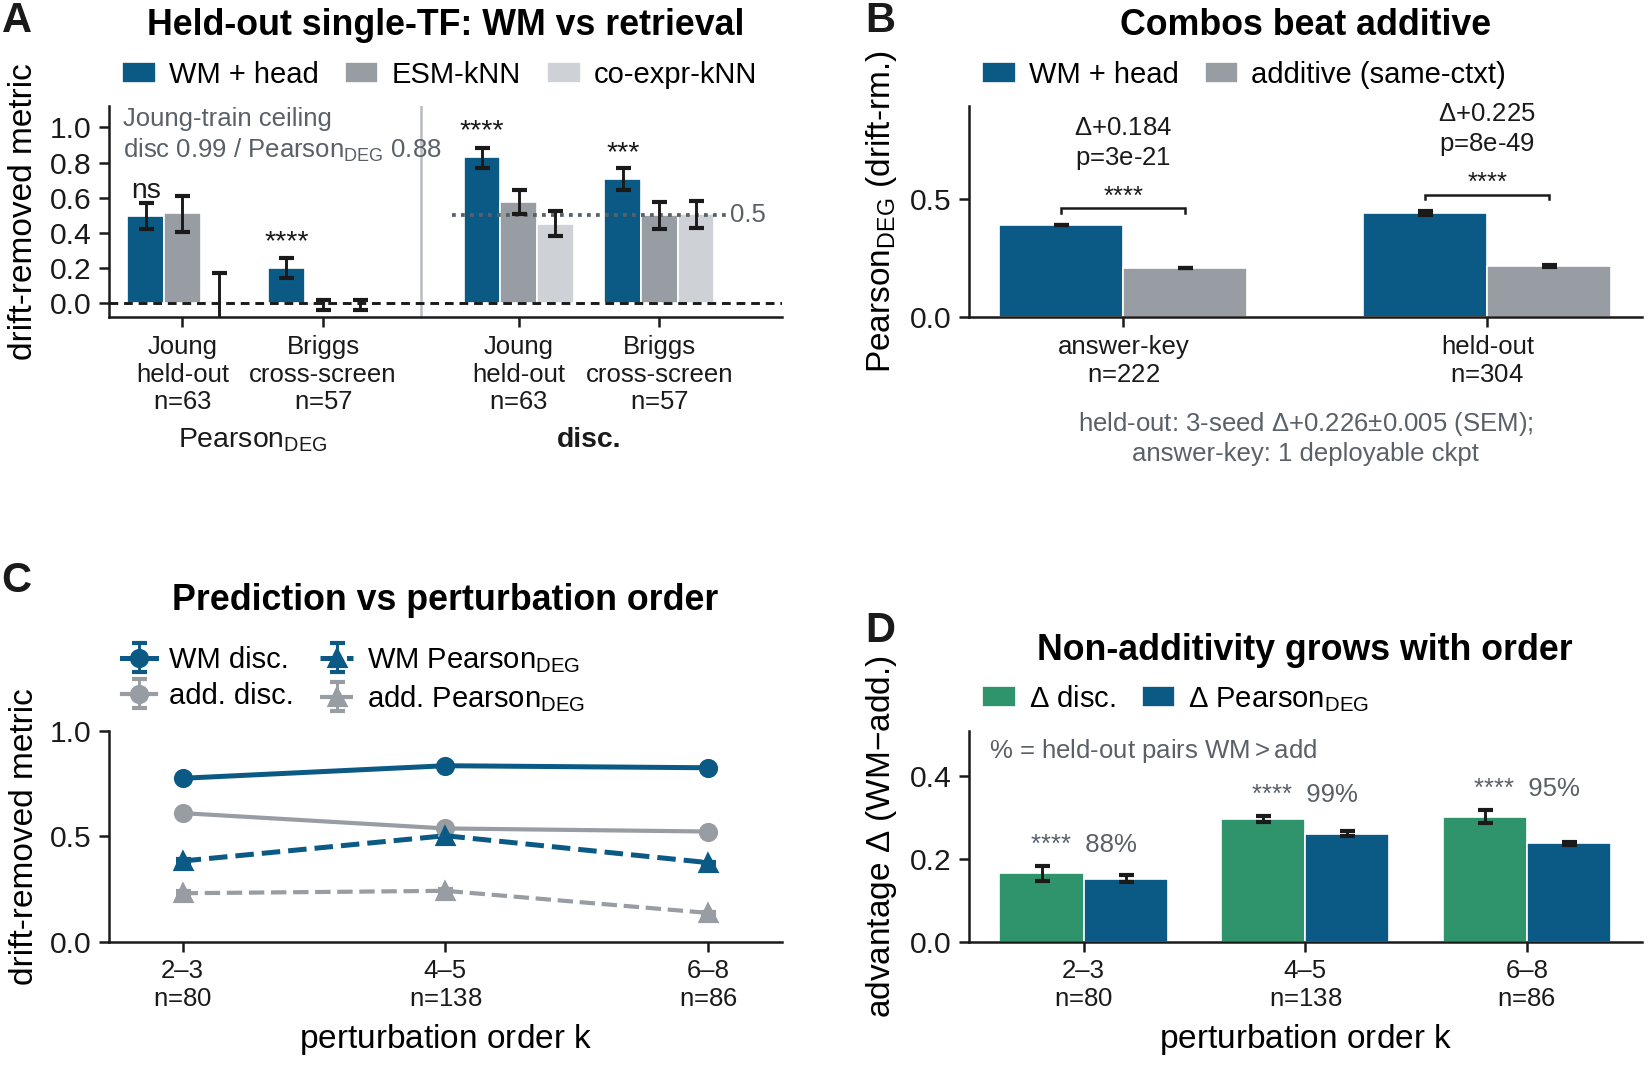

This figure's Python source:
"""Fig 3 — Held-out perturbation prediction beats a fair additive baseline (panel figure, vector PDF).

All numbers read LIVE from the consolidated WM-eval JSONs (drift-removed, same-context additive).
ERROR BARS = SEM over the 3 held-out-split WM seeds (co8 / co8_s2 / co8_s3), ddof=1. Sample sizes (n =
number of held-out perturbations) are annotated on every panel. Metric = drift-removed disc / Pearson_DEG.

Checkpoints:
  - jb_prod_wm       = deployable prod WM (train_frac=1.0); its only held-out multi-TF set = the 222
                       Briggs answer-key combos (single deployable checkpoint -> no seed band on that bar).
  - jb_ft_replay_co8 (+ s2/s3) = the held-out-SPLIT model, 3 seeds -> all held-out claims + error bars.

Layout: 2 x 2 constrained-layout grid at exactly ps.TEXTWIDTH_IN.  Every legend is parked
ABOVE its axes (under the panel title) and every provenance caption sits BELOW its axes via
ps.note, so no text is ever drawn on a bar, a line or another label.  Panel letters come from
ps.label_axes, which measures each axes' tight bbox post-layout.
Run:  cd paper/figures && python fig2_prediction.py
"""
import os, json
import numpy as np
import matplotlib.pyplot as plt
from scipy.stats import wilcoxon
import paperstyle as ps

CANON = "/home/sgoudarzi/scCausalRL/experiments/exp20_load_bearing/results/briggs/canon"
LIVE = os.path.isdir(CANON)
J = lambda f: json.load(open(os.path.join(CANON, f)))["groups"]
HO_SEEDS = ["consolidated_jb_ft_replay_co8.json",
            "consolidated_jb_ft_replay_co8_s2.json",
            "consolidated_jb_ft_replay_co8_s3.json"]
PROD = J("consolidated_jb_prod_wm.json") if LIVE else None
HO = J("consolidated_jb_ft_replay_co8.json") if LIVE else None
_GCACHE = {f: J(f) for f in HO_SEEDS} if LIVE else None
SRC = {"prod": PROD, "ho": HO}

# Verbatim mirror of the quantities the four panels draw out of
# consolidated_jb_prod_wm.json and consolidated_jb_ft_replay_co8{,_s2,_s3}.json, recovered
# from the released fig2_prediction.pdf (bar tops / marker centres / error-bar caps read off
# the vector content stream and calibrated against the y-tick geometry, ~1e-5 in data units;
# printed n / Delta / p / % strings taken verbatim from the PDF text layer).  Kept in-file so
# the figure still builds when the results tree is absent -- LIVE data always supersedes it.
_CACHE = {
    # 3-seed (mean, SEM) per group x method x metric.  Cross-check: the panel-D gaps below
    # equal WM - additive of the k-sweep entries to 1e-5.
    "seed_stat": {
        "joung_singles_train":   {"WM+head": {"disc": (0.986268, 0.001651),
                                              "allDEG": (0.876252, 0.003746)}},
        "joung_singles_heldout": {"WM+head": {"disc": (0.796898, 0.026776),
                                              "allDEG": (0.413710, 0.035364)}},
        "briggs_singles":        {"WM+head": {"disc": (0.712830, 0.003880),
                                              "allDEG": (0.196102, 0.002963)}},
        "briggs_combos_held-out_k2-3": {"WM+head": {"disc": (0.775383, 0.004779),
                                                    "allDEG": (0.383294, 0.008616)},
                                        "obs-add": {"disc": (0.610125, 0.012968),
                                                    "allDEG": (0.230542, 0.009688)}},
        "briggs_combos_held-out_k4-5": {"WM+head": {"disc": (0.834811, 0.004090),
                                                    "allDEG": (0.503161, 0.015053)},
                                        "obs-add": {"disc": (0.537565, 0.003087),
                                                    "allDEG": (0.241918, 0.008680)}},
        "briggs_combos_held-out_k6-8": {"WM+head": {"disc": (0.825153, 0.009192),
                                                    "allDEG": (0.375433, 0.005385)},
                                        "obs-add": {"disc": (0.523004, 0.009355),
                                                    "allDEG": (0.137218, 0.006571)}},
        # panel B draws the single-checkpoint bar height (see "value") and only the seed SEM,
        # so the 3-seed mean of this group is not on the page and is not mirrored.
        "briggs_combos_held-out": {"WM+head": {"allDEG": (None, 0.007748)},
                                   "obs-add": {"allDEG": (None, 0.003648)}},
    },
    # 3-seed (mean, SEM) of the per-seed difference WM+head - obs-add (panel D bars; the
    # briggs_combos_held-out row is panel B's caption, printed there as +0.226 +/- 0.005).
    "seed_gap": {
        "briggs_combos_held-out_k2-3": {"disc": (0.165253, 0.017743),
                                        "allDEG": (0.152746, 0.009133)},
        "briggs_combos_held-out_k4-5": {"disc": (0.297243, 0.006573),
                                        "allDEG": (0.261234, 0.006409)},
        "briggs_combos_held-out_k6-8": {"disc": (0.302146, 0.015370),
                                        "allDEG": (0.238216, 0.003191)},
        "briggs_combos_held-out": {"allDEG": (0.226, 0.005)},
    },
    # single-checkpoint drift-removed allDEG (panel B bar heights)
    "value": {
        "prod": {"briggs_combos_answerkey": {"WM+head": 0.391390, "obs-add": 0.207821}},
        "ho":   {"briggs_combos_held-out":  {"WM+head": 0.442328, "obs-add": 0.217391}},
    },
    # paired Wilcoxon summaries, exactly as printed on the released figure
    "paired": {
        "prod": {"briggs_combos_answerkey": {"delta": 0.184, "n": 222, "p": 3e-21}},
        "ho": {"briggs_combos_held-out":      {"delta": 0.225, "n": 304, "p": 8e-49},
               "briggs_combos_held-out_k2-3": {"win": 0.88},
               "briggs_combos_held-out_k4-5": {"win": 0.99},
               "briggs_combos_held-out_k6-8": {"win": 0.95, "p": 3e-15}},
    },
    # n = finite held-out perturbations per group (printed under every x tick)
    "n": {"joung_singles_train": 426, "joung_singles_heldout": 63, "briggs_singles": 57,
          "briggs_combos_held-out_k2-3": 80, "briggs_combos_held-out_k4-5": 138,
          "briggs_combos_held-out_k6-8": 86},
}


def seeds(gkey, method, metric):
    """per-seed scalar across the 3 held-out-split seeds."""
    vs = []
    for f in HO_SEEDS:
        g = _GCACHE[f]
        try: vs.append(float(g[gkey][method][metric]))
        except (KeyError, TypeError): pass
    return np.array(vs, float)


def msem(vs):
    n = len(vs)
    return (vs.mean() if n else np.nan, vs.std(ddof=1) / np.sqrt(n) if n > 1 else 0.0, n)


def nitems(gkey, metric="allDEG", src=HO, method="WM+head"):
    a = np.asarray(src[gkey][method].get(metric + "_items", []), float)
    return int(np.isfinite(a).sum())


def paired(g, metric, m1="WM+head", m2="obs-add"):
    a = np.asarray(g[m1][metric + "_items"], float); b = np.asarray(g[m2][metric + "_items"], float)
    m = np.isfinite(a) & np.isfinite(b); a, b = a[m], b[m]
    p = wilcoxon(a, b).pvalue if len(a) else np.nan
    return (a - b).mean(), int(len(a)), p, float((a > b).mean())


# ---- thin accessors: live results tree first, cached PDF geometry only as a fallback ----
def stat(gkey, method, metric):
    """3-seed (mean, SEM)."""
    if LIVE:
        m, s, _ = msem(seeds(gkey, method, metric)); return m, s
    return _CACHE["seed_stat"][gkey][method][metric]


def gap(gkey, metric):
    """3-seed (mean, SEM) of the per-seed advantage WM+head - obs-add."""
    if LIVE:
        m, s, _ = msem(seeds(gkey, "WM+head", metric) - seeds(gkey, "obs-add", metric))
        return m, s
    return _CACHE["seed_gap"][gkey][metric]


def n_of(gkey):
    return nitems(gkey) if LIVE else _CACHE["n"][gkey]


def value(src, gkey, metric="allDEG"):
    """(WM+head, obs-add) for a single deployable checkpoint."""
    if LIVE:
        g = SRC[src][gkey]; return g["WM+head"][metric], g["obs-add"][metric]
    v = _CACHE["value"][src][gkey]; return v["WM+head"], v["obs-add"]


def pair_stat(src, gkey, metric="allDEG"):
    """dict(delta=, n=, p=, win=) for the paired WM-vs-additive Wilcoxon test."""
    if LIVE:
        d, n, p, w = paired(SRC[src][gkey], metric)
        return dict(delta=d, n=n, p=p, win=w)
    return _CACHE["paired"][src][gkey]


C_WM, C_ADD = ps.METHOD["policy"], ps.METHOD["additive"]
C_DISC, C_DEG = ps.METHOD["oracle"], ps.ACCENT["wm"]
EK = dict(lw=0.7, capsize=1.8, ecolor=ps.INK)
TPAD1 = 17.0        # title pad that clears a ONE-row legend parked above the axes
TPAD2 = 29.0        # ... and a TWO-row legend (panel C has four series)

fig, axes = ps.grid(2, 2, h=3.55, hspace=0.22, wspace=0.10)
axA, axB, axC, axD = axes.ravel()

# ---------------- A: held-out single-TF prediction — WM vs retrieval baselines ----------------
# WM+head vs two model-free retrieval copies (ESM-kNN, co-expr-kNN), ALL scored on the SAME held-out
# single-TF sets with ONE identical drift-removed metric (evaluation/panelA_baselines.py). This is a k=1
# singles readout on that exact set, so WM+head here (Joung-HO allDEG 0.497) is intentionally NOT the
# combo analyses of panels B–D. Error bars = percentile bootstrap 95% CI over the held-out TFs (_items).
PA = json.load(open(os.path.join(os.path.dirname(CANON), "panelA_baselines_co8.json")))["groups"]
C_WMh, C_ESM, C_CX = ps.METHOD["policy"], ps.GREY, ps.GREY_L      # WM (blue) vs retrieval (grey / light grey)
methA = [("WM+head", C_WMh, "WM + head"), ("esm_knn", C_ESM, "ESM-kNN"), ("coexp_knn", C_CX, "co-expr-kNN")]
grpA = [("joung_singles_heldout", "Joung\nheld-out"), ("briggs_singles", "Briggs\ncross-screen")]
nA = [PA[k]["n"] for k, _ in grpA]


def _bootci(items, seed, nb=5000):
    """value + (lower_err, upper_err): 95% percentile bootstrap over the finite held-out TFs."""
    a = np.asarray(items, float); a = a[np.isfinite(a)]
    v = float(a.mean()) if len(a) else np.nan
    if len(a) < 2:
        return v, 0.0, 0.0
    bs = a[np.random.default_rng(seed).integers(0, len(a), size=(nb, len(a)))].mean(1)
    lo, hi = np.percentile(bs, [2.5, 97.5])
    return v, max(v - lo, 0.0), max(hi - v, 0.0)


cx = {("allDEG", 0): 0.0, ("allDEG", 1): 1.15, ("disc", 0): 2.75, ("disc", 1): 3.90}
bw = 0.30; _seed = 0; printA = []
for mi, (mkey, col, mlab) in enumerate(methA):
    for (metric, gi), xc in cx.items():
        gkey = grpA[gi][0]; v = PA[gkey][mkey][metric]
        bv, elo, ehi = _bootci(PA[gkey][mkey]["_items"][metric], _seed); _seed += 1
        axA.bar(xc + (mi - 1) * bw, v, bw, yerr=[[elo], [ehi]], color=col, edgecolor="white",
                linewidth=0.4, error_kw=EK, label=mlab if (metric, gi) == ("allDEG", 0) else None)
        printA.append((metric, grpA[gi][1].replace("\n", " "), mkey, v, bv, elo, ehi))
# paired Wilcoxon star above the WM+head bar: WM+head vs the STRONGEST retrieval baseline,
# over the held-out TFs (same items the bootstrap CI uses). ns if WM does not beat it.
for (_m, _gi), _xc in cx.items():
    _gk = grpA[_gi][0]
    _wm = np.asarray(PA[_gk]["WM+head"]["_items"][_m], float)
    _cands = [(np.nanmean(np.asarray(PA[_gk][mk]["_items"][_m], float)),
               np.asarray(PA[_gk][mk]["_items"][_m], float))
              for mk, *_ in methA if mk != "WM+head"]
    _bl = max(_cands, key=lambda t: t[0])[1]
    if _wm.shape != _bl.shape:
        continue
    _fm = np.isfinite(_wm) & np.isfinite(_bl)
    if _fm.sum() < 2:
        continue
    try:
        _pv = wilcoxon(_wm[_fm], _bl[_fm]).pvalue
    except ValueError:
        continue
    _eh = _bootci(_wm, 999)[2]
    axA.text(_xc - bw, PA[_gk]["WM+head"][_m] + min(_eh, 0.05) + 0.02, ps.stars(_pv),
             ha="center", va="bottom", fontsize=ps.FS["annot"], color=ps.INK)
axA.axhline(0, color=ps.INK, ls=(0, (3, 2)), lw=0.7, zorder=1)                 # allDEG chance = 0
axA.plot([cx[("disc", 0)] - 0.55, cx[("disc", 1)] + 0.55], [0.5, 0.5],         # disc chance = 0.5
         color=ps.INK_SOFT, ls=(0, (1, 1.4)), lw=0.9, zorder=1)
axA.text(cx[("disc", 1)] + 0.58, 0.5, "0.5", ha="left", va="center",
         fontsize=ps.FS["small"], color=ps.INK_SOFT)
axA.axvline(1.95, color=ps.RULE, lw=0.6, zorder=0)                             # allDEG | disc divider
xt = [cx[("allDEG", 0)], cx[("allDEG", 1)], cx[("disc", 0)], cx[("disc", 1)]]
axA.set_xticks(xt)
axA.set_xticklabels([f"{grpA[g][1]}\n$n$={nA[g]}" for g in (0, 1, 0, 1)], fontsize=ps.FS["small"])
tr = axA.get_xaxis_transform()
axA.text(0.575, -0.52, "$\\mathrm{Pearson}_{\\mathrm{DEG}}$", transform=tr, ha="center", va="top",
         fontsize=ps.FS["annot"], fontweight="bold", color=ps.INK)
axA.text(3.325, -0.52, "disc.", transform=tr, ha="center", va="top",
         fontsize=ps.FS["annot"], fontweight="bold", color=ps.INK)
_cd, _ca = stat("joung_singles_train", "WM+head", "disc")[0], stat("joung_singles_train", "WM+head", "allDEG")[0]
axA.text(0.02, 0.995, "Joung-train ceiling\ndisc %.2f / $\\mathrm{Pearson}_{\\mathrm{DEG}}$ %.2f" % (_cd, _ca),
         transform=axA.transAxes, ha="left", va="top", fontsize=ps.FS["small"],
         color=ps.INK_SOFT, linespacing=1.25)
axA.set_ylabel("drift-removed metric")
axA.set_xlim(-0.6, 4.9); axA.set_ylim(-0.08, 1.12); axA.set_yticks(np.arange(0, 1.01, 0.2))
ps.legend_above(axA, ncol=3)
axA.set_title("Held-out single-TF: WM vs retrieval", pad=TPAD1)
ps.tidy(axA)
print("[A] metric | set | method | plotted(v) | boot-mean | -CI/+CI  (v must match JSON)")
for _m, _s, _k, _v, _bv, _lo, _hi in printA:
    print("    %-6s %-13s %-10s v=%+.3f boot=%+.3f  -%.3f/+%.3f" % (_m, _s, _k, _v, _bv, _lo, _hi))

# ---------------- B: held-out combos beat additive ----------------
pA_ = pair_stat("prod", "briggs_combos_answerkey")
pH_ = pair_stat("ho", "briggs_combos_held-out")
d3m, d3s = gap("briggs_combos_held-out", "allDEG")
# per-set bars: WM vs additive; WM held-out gets 3-seed SEM, answer-key single-ckpt
setsB = [("answer-key\n$n$=%d" % pA_["n"], value("prod", "briggs_combos_answerkey"),
          pA_["delta"], pA_["p"], 0.0, 0.0),
         ("held-out\n$n$=%d" % pH_["n"], value("ho", "briggs_combos_held-out"),
          pH_["delta"], pH_["p"],
          stat("briggs_combos_held-out", "WM+head", "allDEG")[1],
          stat("briggs_combos_held-out", "obs-add", "allDEG")[1])]
x = np.arange(len(setsB)); bw = 0.34
capB = 0.0
for xi, (lbl, (wm, add), dlt, pv, wsem, asem) in enumerate(setsB):
    axB.bar(xi - bw / 2, wm, bw, yerr=wsem, color=C_WM, edgecolor="white", linewidth=0.4,
            error_kw=EK, label="WM + head" if xi == 0 else None)
    axB.bar(xi + bw / 2, add, bw, yerr=asem, color=C_ADD, edgecolor="white", linewidth=0.4,
            error_kw=EK, label="additive (same-ctxt)" if xi == 0 else None)
    ytop = max(wm, add) + wsem
    ps.sig_bar(axB, xi - bw / 2, xi + bw / 2, ytop + 0.05, ps.stars(pv), dh=0.02)
    axB.text(xi, ytop + 0.225, f"$\\Delta$+{dlt:.3f}\n$p$={pv:.0e}", ha="center", va="bottom",
             fontsize=ps.FS["small"], color=ps.INK, linespacing=1.25)
    capB = max(capB, ytop + 0.225)
axB.set_xticks(x); axB.set_xticklabels([s[0] for s in setsB], fontsize=ps.FS["small"])
axB.set_ylabel("$\\mathrm{Pearson}_{\\mathrm{DEG}}$ (drift-rm.)")
axB.set_ylim(0, capB + 0.22)
ps.legend_above(axB, ncol=2)
ps.note(axB, f"held-out: 3-seed $\\Delta$+{d3m:.3f}$\\pm${d3s:.3f} (SEM);\n"
              "answer-key: 1 deployable ckpt", y=-0.44)
axB.set_title("Combos beat additive", pad=TPAD1)
ps.tidy(axB)

# ---------------- C: k-sweep (WM vs additive), 3-seed SEM bands ----------------
kkeys = ["briggs_combos_held-out_k2-3", "briggs_combos_held-out_k4-5", "briggs_combos_held-out_k6-8"]
klbl = ["2–3", "4–5", "6–8"]
xk = np.arange(len(kkeys))
series = [("disc", "WM+head", C_WM, "o-", "WM disc."), ("disc", "obs-add", C_ADD, "o-", "add. disc."),
          ("allDEG", "WM+head", C_WM, "^--", "WM $\\mathrm{Pearson}_{\\mathrm{DEG}}$"), ("allDEG", "obs-add", C_ADD, "^--", "add. $\\mathrm{Pearson}_{\\mathrm{DEG}}$")]
for metric, method, col, sty, lab in series:
    ms = [stat(k, method, metric) for k in kkeys]
    axC.errorbar(xk, [m for m, _ in ms], yerr=[s for _, s in ms], fmt=sty, color=col,
                 lw=1.2 if "WM" in lab else 1.0, markersize=3.6, capsize=1.8, elinewidth=0.7, label=lab)
nk = [n_of(k) for k in kkeys]
axC.set_xticks(xk); axC.set_xticklabels([f"{l}\n$n$={n}" for l, n in zip(klbl, nk)],
                                        fontsize=ps.FS["small"])
axC.set_xlabel("perturbation order $k$"); axC.set_ylabel("drift-removed metric")
axC.set_ylim(0, 1.0); axC.set_xlim(-0.28, 2.28)
ps.legend_above(axC, ncol=2)
axC.set_title("Prediction vs perturbation order", pad=TPAD2)
ps.tidy(axC)

# ---------------- D: non-additivity grows with order (3-seed SEM) ----------------
xk = np.arange(len(kkeys)); bw = 0.38
capD = 0.0
for mi, (metric, col, lab) in enumerate([("disc", C_DISC, "$\\Delta$ disc."), ("allDEG", C_DEG, "$\\Delta$ $\\mathrm{Pearson}_{\\mathrm{DEG}}$")]):
    gp = [gap(k, metric) for k in kkeys]
    axD.bar(xk + (mi - 0.5) * bw, [m for m, _ in gp], bw, yerr=[s for _, s in gp],
            color=col, edgecolor="white", linewidth=0.4, error_kw=EK, label=lab)
for xi, k in enumerate(kkeys):
    pst = pair_stat("ho", k, "allDEG")
    top = max(sum(gap(k, m)) for m in ("disc", "allDEG"))
    axD.text(xi, top + 0.022, f"{ps.stars(pst.get('p'))}  {pst.get('win', 0) * 100:.0f}%",
             ha="center", va="bottom", fontsize=ps.FS["small"], color=ps.INK_SOFT)
    capD = max(capD, top + 0.022)
axD.set_xticks(xk); axD.set_xticklabels([f"{l}\n$n$={n}" for l, n in zip(klbl, nk)],
                                        fontsize=ps.FS["small"])
axD.set_xlabel("perturbation order $k$"); axD.set_ylabel("advantage $\\Delta$ (WM$-$add.)")
axD.set_ylim(0, capD + 0.17)
ps.legend_above(axD, ncol=2)
axD.text(0.03, 0.97, "% = held-out pairs WM$>$add", transform=axD.transAxes, ha="left",
         va="top", fontsize=ps.FS["small"], color=ps.INK_SOFT)
axD.set_title("Non-additivity grows with order", pad=TPAD1)
ps.tidy(axD)

ps.label_axes(fig, [axA, axB, axC, axD])
ps.save(fig, "fig2")
print("wrote fig2_prediction.pdf / .png" + ("" if LIVE else "   [cached PDF-recovered inputs]"))
print("A n:", nA, "| B held-out n:", pH_["n"], "answer-key n:", pA_["n"],
      "| 3-seed dH:", round(d3m, 3), "+/-", round(d3s, 3))
